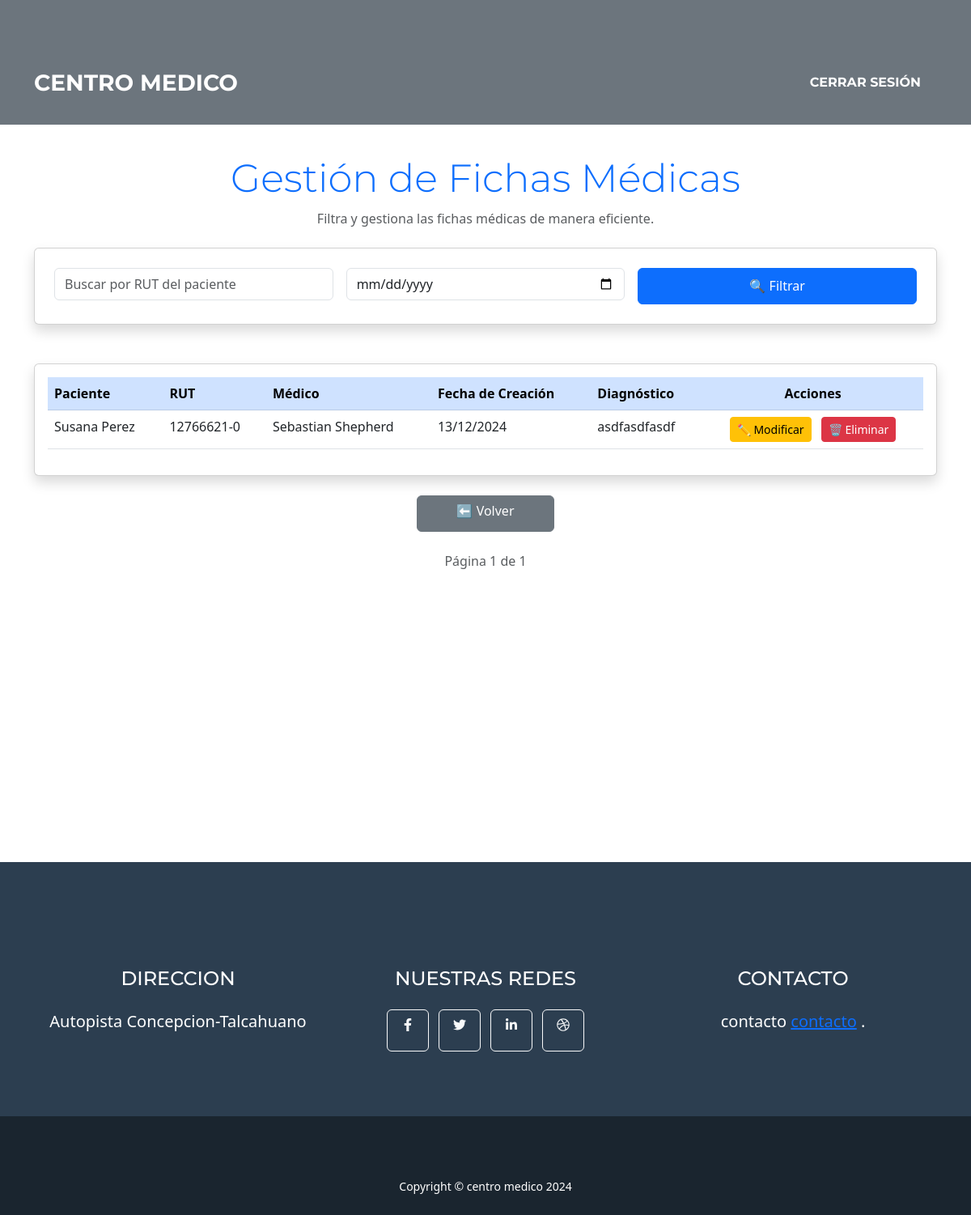
Screenshot of /fichas/ (signed in) with the database file from the repository.
### ficha_medica/models.py (models this page shows, shortened)
class FichaMedica(models.Model):
    paciente = models.ForeignKey(Paciente, on_delete=models.CASCADE, related_name='fichas')
    medico = models.ForeignKey(Medico, on_delete=models.SET_NULL, null=True, related_name='fichas')
    fecha_creacion = models.DateTimeField(auto_now_add=True)
    diagnostico = models.TextField()
    tratamiento = models.TextField(blank=True, null=True)
    observaciones = models.TextField(blank=True, null=True)
    class Meta:
        verbose_name = "Ficha"
        verbose_name_plural = "Fichas"

class Paciente(models.Model):
    rut = models.CharField(max_length=12, unique=True)  # Ejemplo: 12345678-9
    nombre = models.CharField(max_length=100)
    fecha_nacimiento = models.DateField(blank=True, null=True)  # Campo adicional
    direccion = models.TextField(blank=True, null=True)
    telefono = models.CharField(max_length=15, blank=True, null=True)
    email = models.EmailField(blank=True, null=True)
    class Meta:
        verbose_name = "Paciente"
        verbose_name_plural = "Pacientes"

class Medico(models.Model):
    user = models.OneToOneField(User, on_delete=models.CASCADE)
    especialidad = models.ForeignKey(Especialidad, on_delete=models.CASCADE, related_name="medicos")  # Relación con Especialidad
    telefono = models.CharField(max_length=15, blank=True, null=True)
    class Meta:
        verbose_name = "Medico"
        verbose_name_plural = "Medicos"

### ficha_medica/utils.py (the view)
        def _wrapped_view(request, *args, **kwargs):
            if not request.user.groups.filter(name=role_name).exists():
                return HttpResponseForbidden(f"No tienes acceso al rol requerido: {role_name}.")
            return view_func(request, *args, **kwargs)

### ficha_medica/utils.py (called while the page is built)
def role_required(role_name):
    def decorator(view_func):
        def _wrapped_view(request, *args, **kwargs):
            if not request.user.groups.filter(name=role_name).exists():
                return HttpResponseForbidden(f"No tienes acceso al rol requerido: {role_name}.")
            return view_func(request, *args, **kwargs)
        return _wrapped_view
    return decorator

### ficha_medica/views.py (called while the page is built)
@login_required
@role_required('Medico')
def listar_fichas(request):
    fichas = FichaMedica.objects.all()
    rut_query = request.GET.get('rut', '').strip()
    fecha_query = request.GET.get('fecha', '').strip()
    if rut_query:
        fichas = fichas.filter(paciente__rut__icontains=rut_query)
    if fecha_query:
        fichas = fichas.filter(fecha_creacion__date=fecha_query)
    paginator = Paginator(fichas, 10)  # 10 fichas por página
    page_number = request.GET.get('page')
    page_obj = paginator.get_page(page_number)
    return render(request, 'fichas_medicas/gestionar_fichas.html', {
        'fichas': page_obj,
    })

### ficha_medica/templates/fichas_medicas/gestionar_fichas.html (shortened to what this page needs)
{% extends 'core/base.html' %}
{% block content %}
<div class="container mt-5">
    <div class="text-center mb-4">
        <h1 class="display-5 text-primary">Gestión de Fichas Médicas</h1>
        <p class="text-muted">Filtra y gestiona las fichas médicas de manera eficiente.</p>
    </div>
    <form method="get" class="card shadow p-4 mb-5">
        <div class="row g-3">
            <div class="col-md-4">
                <input
                    type="text"
                    name="rut"
                    class="form-control"
                    placeholder="Buscar por RUT del paciente"
                    value="{{ request.GET.rut|default_if_none:'' }}">
            </div>
            <div class="col-md-4">
                <input
                    type="date"
                    name="fecha"
                    class="form-control"
                    value="{{ request.GET.fecha|default_if_none:'' }}">
            </div>
            <div class="col-md-4">
                <button type="submit" class="btn btn-primary w-100">🔍 Filtrar</button>
            </div>
        </div>
    </form>
    <div class="card shadow">
        <div class="card-body">
            <table class="table table-hover">
                <thead class="table-primary">
                    <tr>
                        <th>Paciente</th>
                        <th>RUT</th>
                        <th>Médico</th>
                        <th>Fecha de Creación</th>
                        <th>Diagnóstico</th>
                        <th class="text-center">Acciones</th>
                    </tr>
                </thead>
                <tbody>
                    {% for ficha in fichas %}
                        <tr>
                            <td>{{ ficha.paciente.nombre }}</td>
                            <td>{{ ficha.paciente.rut }}</td>
                            <td>{{ ficha.medico.user.first_name }} {{ ficha.medico.user.last_name }}</td>
                            <td>{{ ficha.fecha_creacion|date:"d/m/Y" }}</td>
                            <td>{{ ficha.diagnostico }}</td>
                            <td class="text-center">
                                <a href="{% url 'modificar_ficha' ficha.id %}" class="btn btn-warning btn-sm me-2">✏️ Modificar</a>
                                <form action="{% url 'eliminar_ficha' ficha.id %}" method="post" class="d-inline">
                                    <button
                                        type="submit"
                                        class="btn btn-danger btn-sm"
                                        onclick="return confirm('¿Estás seguro de eliminar esta ficha médica?');">
                                        🗑️ Eliminar
                                    </button>
                                </form>
                            </td>
                        </tr>
                    {% empty %}
                        <tr>
                            <td colspan="6" class="text-center text-muted">No se encontraron fichas médicas para los filtros aplicados.</td>
                        </tr>
                    {% endfor %}
                </tbody>
            </table>
        </div>
    </div>
    <div class="text-center mt-4">
        <a href="{% url 'medico_dashboard' %}" class="btn btn-secondary px-5">⬅️ Volver</a>
    </div>
    <div class="d-flex justify-content-center align-items-center mt-4">
        <span class="mx-2 text-muted">Página {{ fichas.number }} de {{ fichas.paginator.num_pages }}</span>
    </div>
</div>
{% endblock %}

### rows the page displays
FichaMedica: paciente.nombre "Susana Perez", paciente.rut "12766621-0", medico.user.first_name "Sebastian", medico.user.last_name "Shepherd", fecha_creacion "13/12/2024", diagnostico "asdfasdfasdf"

### other values shown
{{ fichas.number }} "1"
{{ fichas.paginator.num_pages }} "1"
